Frame 1 (no input): blank canvas, image omitted
Frame 60 (no input): blank canvas, image omitted
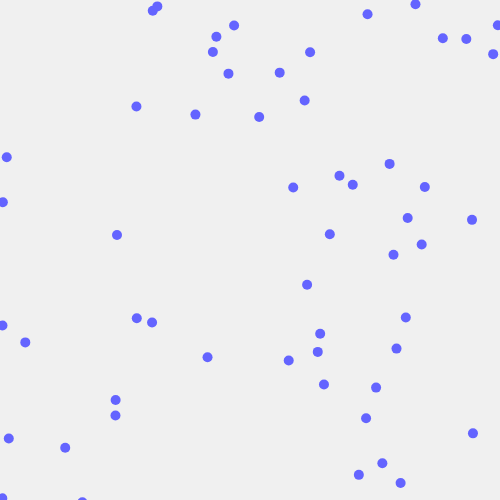
Frame 120 (the mouse pressed at the canvas centre since frame 60)

The p5.js sketch whose frames 1 and 60 were blank and that drew this single picture after the mouse press (run headless with seeded random() and noise() and a simulated clock; from frame 60 on, the mouse is pressed at the canvas centre):

// p5.js sketch
// ── sketch.js
var ps;
// F = 1 * A (Acc)

function setup() {
  createCanvas(500, 500);
  ps = new ParticleSystem();
}

function draw() {
  background(240);
  ps.update();
  ps.display();
}

function mousePressed(){
    ps.addParticles(random(30, 80),
                    createVector(mouseX, mouseY) );
}

// ── particle.js
class Particle {
  constructor(loc, size) {
    this.loc = loc.copy();
    this.size = size;
    this.acc = createVector(0, 0);
    this.vel = createVector(0, 0);
    this.isDead = false;
    this.age = 0;
    this.lifeSpan = random(60, 110);
  }

  applyForce(force) {
    this.acc.add(force);
  }

  update() {
    this.vel.add(this.acc);
    this.loc.add(this.vel);
    this.vel.mult(0.97);
    this.acc.mult(0);
    this.age++;
    if (this.age >= this.lifeSpan) {
      this.isDead = true;
    }
  }

  display() {
    noStroke();
    fill(100, 100, 255);
    ellipse(this.loc.x, this.loc.y, 10, 10);
  }
}

// ── particleSystem.js
class ParticleSystem {
  constructor(){
    this.particles = [];
  }

  addParticles (numOfParticles, loc) {
    for (var i = 0; i < numOfParticles; i++) {
      var particle = new Particle(loc);
      particle.applyForce(createVector(random(-10, 10),
                                             random(-10, 10)));
      this.particles.push(particle);
    }
  }

  update(){
    for (var i = this.particles.length-1; i>= 0; i--) {
      var gravity = createVector(0, 0.1);
      //this.particles[i].applyForce(gravity);
      this.particles[i].update();

      if (this.particles[i].isDead) {
        this.particles.splice(i, 1);
      }
    }
  }

  display() {
    for (var i = 0; i < this.particles.length; i++) {
      this.particles[i].display();
    }
  }
}
